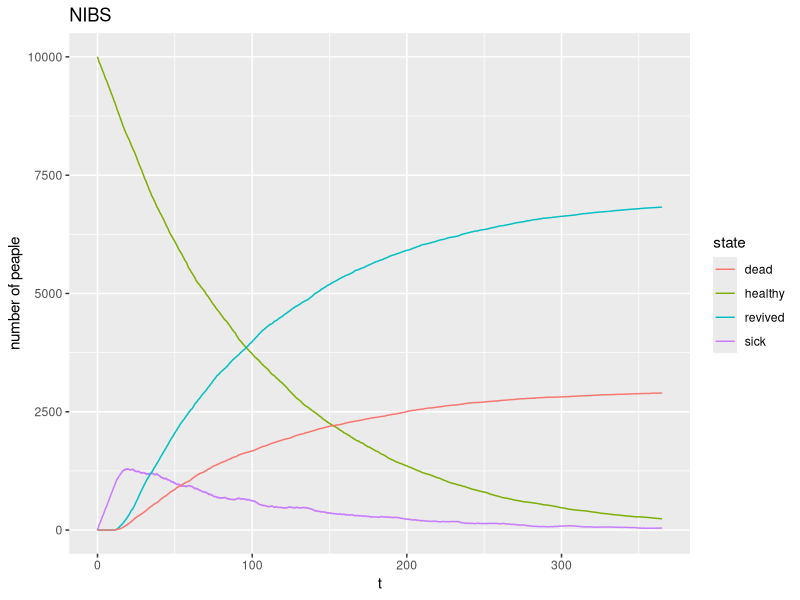
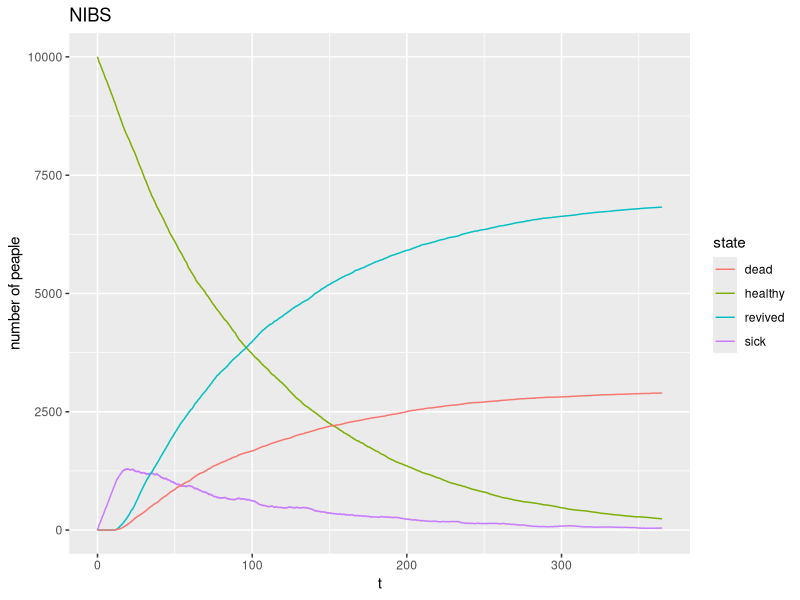
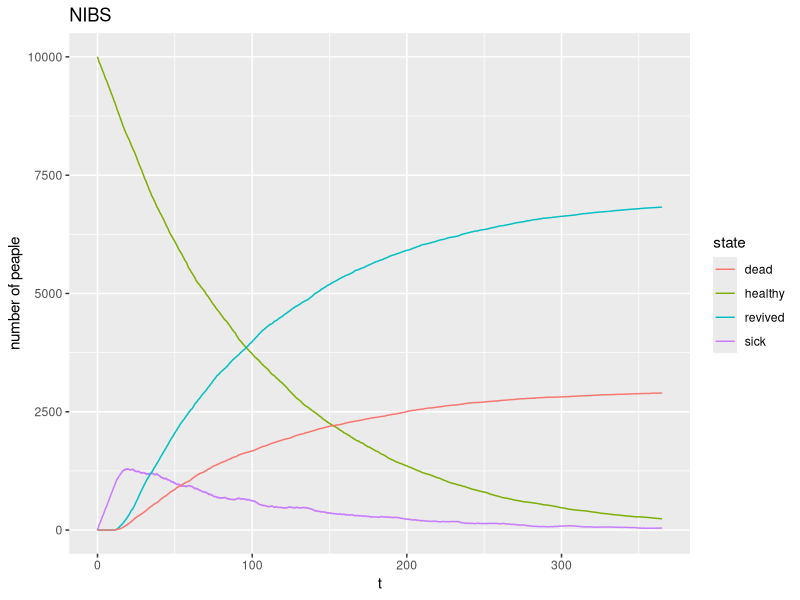
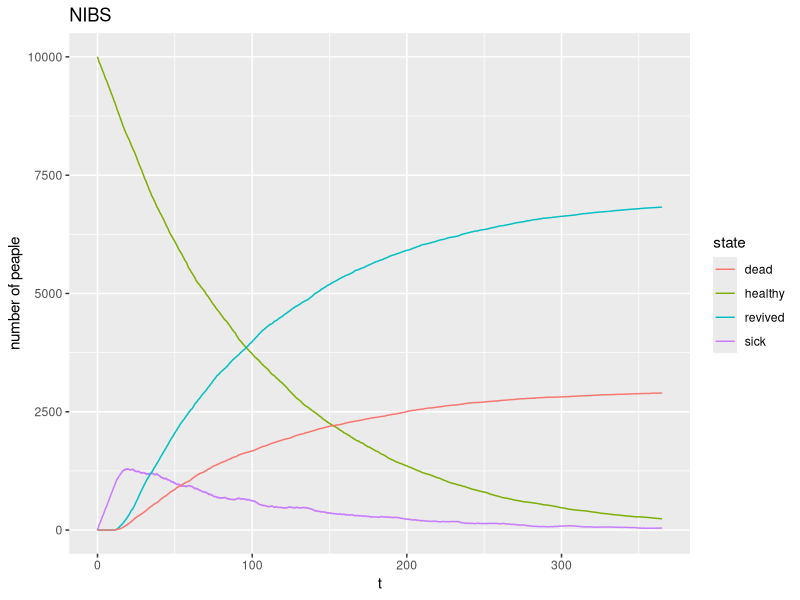
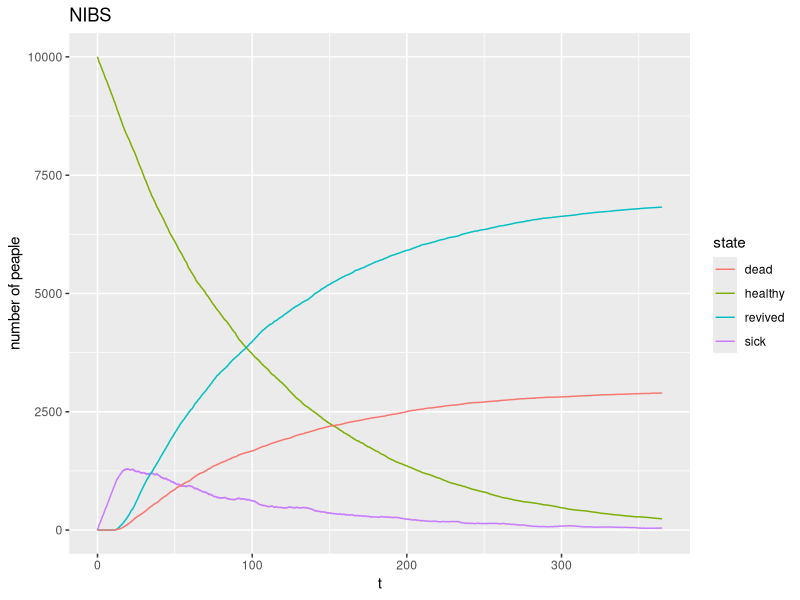
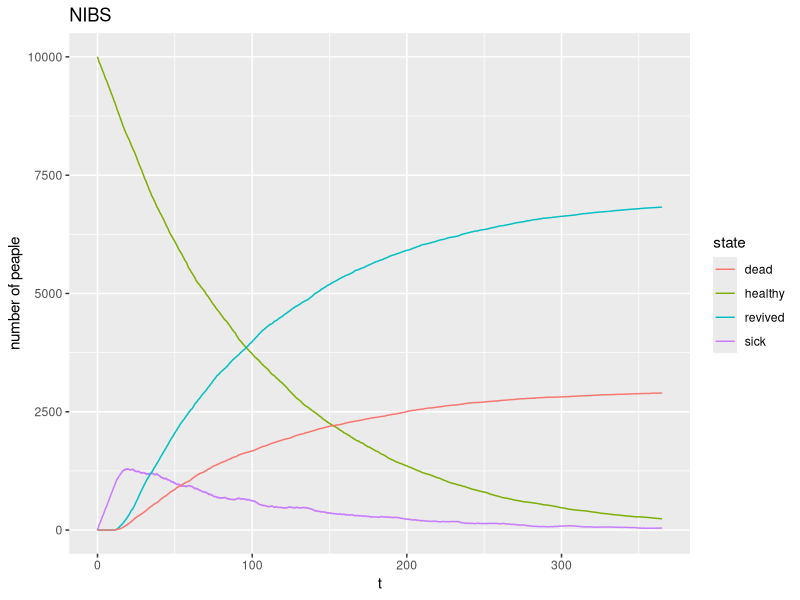

Source code (R) for these figures, in order:
## ---- chunk 1
library(ggplot2)

setInitialValues = function (T=365,mu=0.01,P_r=0.3) {
  assign("T", T , envir = .GlobalEnv)
  assign("mu", mu , envir = .GlobalEnv)
  assign("P_r", P_r , envir = .GlobalEnv)
  assign("N", 10^4 , envir = .GlobalEnv)
  assign("n_s", 0 , envir = .GlobalEnv)
  assign("n_h", N-n_s , envir = .GlobalEnv)
  assign("n_r", 0 , envir = .GlobalEnv)
  assign("n_u", 0 , envir = .GlobalEnv)
  assign("n_d", 0 , envir = .GlobalEnv)
  assign("t_u", c() , envir = .GlobalEnv)
  assign("t_r", c() , envir = .GlobalEnv)
  assign("t_s", 0 , envir = .GlobalEnv)
  assign("t", 0 , envir = .GlobalEnv)
  assign("data",matrix(c(t,n_h,n_s,n_r,n_d),nrow = 1,ncol = 5),envir = .GlobalEnv)
}
plotNIBS = function(dataframe){
  ggplot(dataframe,aes(x=t))+
    geom_line(aes(y=n_h,colour="healthy"))+
    geom_line(aes(y=n_s,colour='sick'))+
    geom_line(aes(y=n_r,colour="revived"))+
    geom_line(aes(y=n_d,colour="dead"))+
    labs(y = "number of peaple" , title = "NIBS" , colour = "state")
}
tr = function(){
  a_r = 10
  b_r = 20
  return(runif(n = 1,min = a_r,max = b_r))
}
tu = function(){
  return(runif(1,5,10))
}
## ---- chunk 2
setInitialValues()
while (t<T) {
  if(t_s < min(Inf,t_r) & t_s< min(Inf,t_u)){
    t = t_s
    n_s = n_s + 1
    t_r = append(t_r,t+tr())
    n_h = n_h - 1
    if(n_h>0){
      t_s = t + rexp(1,n_h*mu)
    }else{
      t_s = Inf
    }
    #print("new sick")
  }else if(min(Inf , t_r) < t_s & min(Inf , t_r) < min(Inf , t_u)){
    t = min(Inf , t_r)
    n_s = n_s - 1
    t_r = t_r[t_r!=t]
    if(runif(1)<P_r){
      #print("new dead")
      n_d = n_d + 1
    }else{
      #print("new revived")
      n_r = n_r + 1
      n_u = n_u + 1
      t_u = append(t_u,t+tu())
    }
  }else if(min(Inf , t_u) < t_s & min(Inf , t_u) < min(Inf , t_r)){
    t = min(Inf , t_u)
    t_u = t_u[t_u!=t]
    n_u = n_u - 1 
    #print("remove one u")
  }else{
    print("all people are dead or cured")
    break
  }
  if(n_h<0 | n_s<0 | n_r<0 | n_u<0){
    print("bug")
    break
  }
  data = rbind(data,c(t,n_h,n_s,n_r,n_d))
}
dataframe = data.frame(data)
colnames(dataframe) = c("t","n_h","n_s","n_r","n_d")
plotNIBS(dataframe)
## ---- chunk 3
setInitialValues()
while (t<T) {
  if(t_s < min(Inf,t_r) & t_s< min(Inf,t_u)){
    t = t_s
    n_s = n_s + 1
    t_r = append(t_r,t+tr())
    if(runif(1)<n_h/(n_h+n_r)){
      n_h = n_h - 1
    }else{
      n_r = n_r - 1
    }
    if(n_h+n_r>0){
      t_s = t + rexp(1,(n_h+n_r)*mu)
    }else{
      t_s = Inf
    }
    #print("new sick")
  }else if(min(Inf , t_r) < t_s & min(Inf , t_r) < min(Inf , t_u)){
    t = min(Inf , t_r)
    n_s = n_s - 1
    t_r = t_r[t_r!=t]
    if(runif(1)<P_r){
      #print("new dead")
      n_d = n_d + 1
    }else{
      #print("new revived")
      n_r = n_r + 1
      if(n_r+n_h==1){
        t_s = t + rexp(1,(n_h+n_r)*mu)
      }
      n_u = n_u + 1
      t_u = append(t_u,t+tu())
    }
  }else if(min(Inf , t_u) < t_s & min(Inf , t_u) < min(Inf , t_r)){
    t = min(Inf , t_u)
    t_u = t_u[t_u!=t]
    n_u = n_u - 1 
    #print("remove one u")
  }else{
    print("all people are dead or cured")
    break
  }
  if(n_h<0 | n_s<0 | n_r<0 | n_u<0){
    print("bug")
    break
  }
  data = rbind(data,c(t,n_h,n_s,n_r,n_d))
}
dataframe = data.frame(data)
colnames(dataframe) = c("t","n_h","n_s","n_r","n_d")
plotNIBS(dataframe)
## ---- chunk 4
setInitialValues(mu = 0.00001)
while (t<T) {
  if(t_s < min(Inf,t_r) & t_s< min(Inf,t_u)){
    t = t_s
    n_s = n_s + 1
    t_r = append(t_r,t+tr())
    n_h = n_h - 1
    if(n_h>0){
      t_s = t + rexp(1,n_h*n_s*mu)
    }else{
      t_s = Inf
    }
    #print("new sick")
  }else if(min(Inf , t_r) < t_s & min(Inf , t_r) < min(Inf , t_u)){
    t = min(Inf , t_r)
    n_s = n_s - 1
    t_r = t_r[t_r!=t]
    if(runif(1)<P_r){
      #print("new dead")
      n_d = n_d + 1
    }else{
      #print("new revived")
      n_r = n_r + 1
      n_u = n_u + 1
      t_u = append(t_u,t+tu())
    }
  }else if(min(Inf , t_u) < t_s & min(Inf , t_u) < min(Inf , t_r)){
    t = min(Inf , t_u)
    t_u = t_u[t_u!=t]
    n_u = n_u - 1 
    #print("remove one u")
  }else{
    print("all people are dead or cured")
    break
  }
  if(n_h<0 | n_s<0 | n_r<0 | n_u<0){
    print("bug")
    break
  }
  data = rbind(data,c(t,n_h,n_s,n_r,n_d))
}
dataframe = data.frame(data)
colnames(dataframe) = c("t","n_h","n_s","n_r","n_d")
plotNIBS(dataframe)
## ---- chunk 5
setInitialValues(mu = 0.00001)
while (t<T) {
  if(t_s < min(Inf,t_r) & t_s< min(Inf,t_u)){
    t = t_s
    n_s = n_s + 1
    t_r = append(t_r,t+tr())
    if(runif(1)<n_h/(n_h+n_r)){
      n_h = n_h - 1
    }else{
      n_r = n_r - 1
    }
    if(n_h+n_r>0){
      t_s = t + rexp(1,(n_h+n_r)*n_s*mu)
    }else{
      t_s = Inf
    }
    #print("new sick")
  }else if(min(Inf , t_r) < t_s & min(Inf , t_r) < min(Inf , t_u)){
    t = min(Inf , t_r)
    n_s = n_s - 1
    t_r = t_r[t_r!=t]
    if(runif(1)<P_r){
      #print("new dead")
      n_d = n_d + 1
    }else{
      #print("new revived")
      n_r = n_r + 1
      if(n_r+n_h==1){
        t_s = t + rexp(1,(n_h+n_r)*n_s*mu)
      }
      n_u = n_u + 1
      t_u = append(t_u,t+tu())
    }
  }else if(min(Inf , t_u) < t_s & min(Inf , t_u) < min(Inf , t_r)){
    t = min(Inf , t_u)
    t_u = t_u[t_u!=t]
    n_u = n_u - 1 
    #print("remove one u")
  }else{
    print("all people are dead or cured")
    break
  }
  if(n_h<0 | n_s<0 | n_r<0 | n_u<0){
    print("bug")
    break
  }
  data = rbind(data,c(t,n_h,n_s,n_r,n_d))
}
dataframe = data.frame(data)
colnames(dataframe) = c("t","n_h","n_s","n_r","n_d")
plotNIBS(dataframe)
## ---- chunk 6
setInitialValues(mu = 0.00001)
while (t<T) {
  if(t_s < min(Inf,t_r) & t_s< min(Inf,t_u)){
    t = t_s
    n_s = n_s + 1
    t_r = append(t_r,t+tr())
    n_h = n_h - 1
    if(n_h>0){
      t_s = t + rexp(1,n_h*(n_s+n_u)*mu)
    }else{
      t_s = Inf
    }
    #print("new sick")
  }else if(min(Inf , t_r) < t_s & min(Inf , t_r) < min(Inf , t_u)){
    t = min(Inf , t_r)
    n_s = n_s - 1
    t_r = t_r[t_r!=t]
    if(runif(1)<P_r){
      #print("new dead")
      n_d = n_d + 1
    }else{
      #print("new revived")
      n_r = n_r + 1
      n_u = n_u + 1
      t_u = append(t_u,t+tu())
    }
  }else if(min(Inf , t_u) < t_s & min(Inf , t_u) < min(Inf , t_r)){
    t = min(Inf , t_u)
    t_u = t_u[t_u!=t]
    n_u = n_u - 1 
    #print("remove one u")
  }else{
    print("all people are dead or cured")
    break
  }
  if(n_h<0 | n_s<0 | n_r<0 | n_u<0){
    print("bug")
    break
  }
  data = rbind(data,c(t,n_h,n_s,n_r,n_d))
}
dataframe = data.frame(data)
colnames(dataframe) = c("t","n_h","n_s","n_r","n_d")
plotNIBS(dataframe)
## ---- chunk 7
setInitialValues(mu = 0.00001)
while (t<T) {
  if(t_s < min(Inf,t_r) & t_s< min(Inf,t_u)){
    t = t_s
    n_s = n_s + 1
    t_r = append(t_r,t+tr())
    if(runif(1)<n_h/(n_h+n_r)){
      n_h = n_h - 1
    }else{
      n_r = n_r - 1
    }
    if(n_h+n_r>0){
      t_s = t + rexp(1,(n_h+n_r)*(n_s+n_u)*mu)
    }else{
      t_s = Inf
    }
    #print("new sick")
  }else if(min(Inf , t_r) < t_s & min(Inf , t_r) < min(Inf , t_u)){
    t = min(Inf , t_r)
    n_s = n_s - 1
    t_r = t_r[t_r!=t]
    if(runif(1)<P_r){
      #print("new dead")
      n_d = n_d + 1
    }else{
      #print("new revived")
      n_r = n_r + 1
      if(n_r+n_h==1){
        t_s = t + rexp(1,(n_h+n_r)*(n_s+n_u)*mu)
      }
      n_u = n_u + 1
      t_u = append(t_u,t+tu())
    }
  }else if(min(Inf , t_u) < t_s & min(Inf , t_u) < min(Inf , t_r)){
    t = min(Inf , t_u)
    t_u = t_u[t_u!=t]
    n_u = n_u - 1 
    #print("remove one u")
  }else{
    print("all people are dead or cured")
    break
  }
  if(n_h<0 | n_s<0 | n_r<0 | n_u<0){
    print("bug")
    break
  }
  data = rbind(data,c(t,n_h,n_s,n_r,n_d))
}
dataframe = data.frame(data)
colnames(dataframe) = c("t","n_h","n_s","n_r","n_d")
plotNIBS(dataframe)
